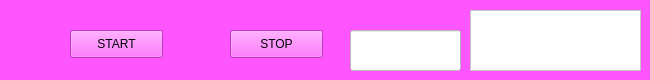
        <widget class="QFrame" name="menu_frame">
         <property name="sizePolicy">
          <sizepolicy hsizetype="Preferred" vsizetype="Preferred">
           <horstretch>0</horstretch>
           <verstretch>0</verstretch>
          </sizepolicy>
         </property>
         <property name="maximumSize">
          <size>
           <width>16777215</width>
           <height>100</height>
          </size>
         </property>
         <property name="styleSheet">
          <string notr="true">background-color: rgb(255, 85, 255);</string>
         </property>
         <property name="frameShape">
          <enum>QFrame::NoFrame</enum>
         </property>
         <property name="frameShadow">
          <enum>QFrame::Raised</enum>
         </property>
         <widget class="QPushButton" name="startcd_btn">
          <property name="geometry">
           <rect>
            <x>70</x>
            <y>30</y>
            <width>93</width>
            <height>28</height>
           </rect>
          </property>
          <property name="text">
           <string>START</string>
          </property>
         </widget>
         <widget class="QPushButton" name="stopcd_btn">
          <property name="geometry">
           <rect>
            <x>230</x>
            <y>30</y>
            <width>93</width>
            <height>28</height>
           </rect>
          </property>
          <property name="text">
           <string>STOP</string>
          </property>
         </widget>
         <widget class="QLineEdit" name="countdown_edit">
          <property name="geometry">
           <rect>
            <x>350</x>
            <y>30</y>
            <width>111</width>
            <height>41</height>
           </rect>
          </property>
          <property name="styleSheet">
           <string notr="true">background-color: rgb(255, 255, 255);</string>
          </property>
         </widget>
         <widget class="QTextEdit" name="cd_edit">
          <property name="geometry">
           <rect>
            <x>470</x>
            <y>10</y>
            <width>171</width>
            <height>61</height>
           </rect>
          </property>
          <property name="styleSheet">
           <string notr="true">background-color: rgb(255, 255, 255);</string>
          </property>
         </widget>
        </widget>
